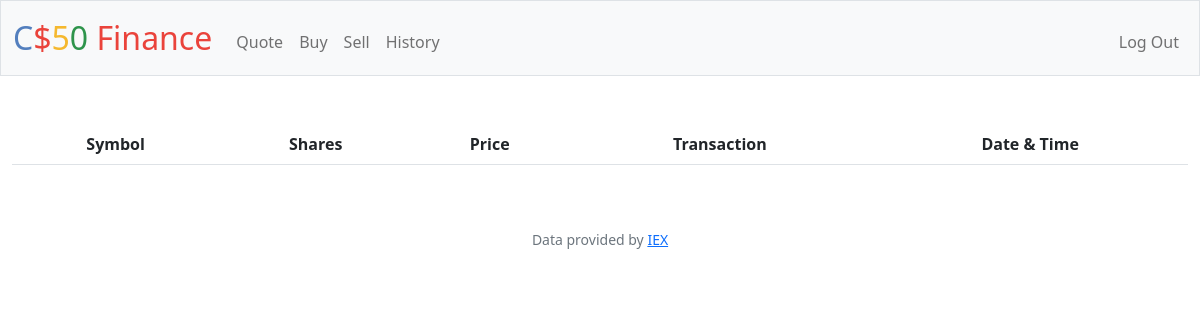
/history (signed in), run on an earlier commit of the app's database.
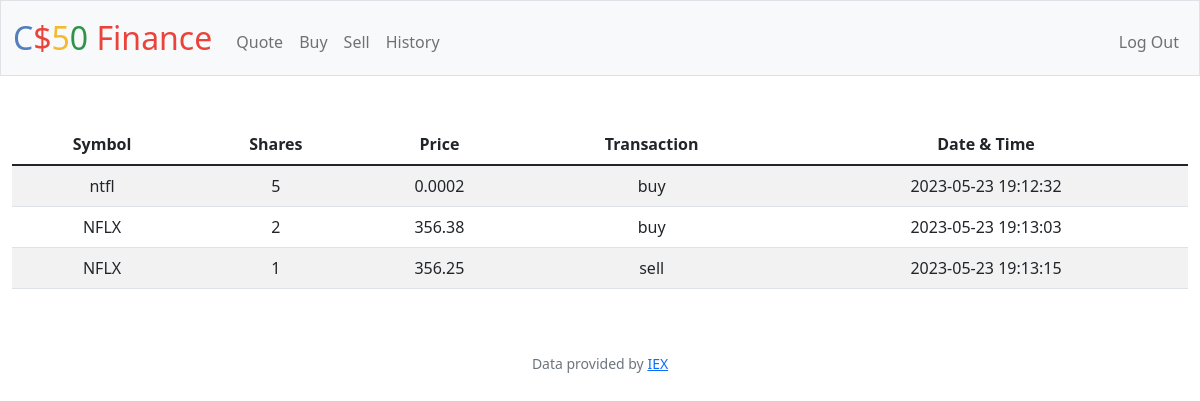
And on a later commit of the database.
### tables this page shows
CREATE TABLE history (
    username_id INTEGER NOT NULL,
    symbol TEXT NOT NULL,
    transaction_type TEXT NOT NULL,
    shares INTEGER NOT NULL DEFAULT 0,
    price REAL NOT NULL,
    history TIMESTAMP DEFAULT CURRENT_TIMESTAMP,
    FOREIGN KEY (username_id) REFERENCES users(id)
);

### app.py (the view)
@app.route("/history")
@login_required
def history():
    current_user = session["user_id"]
    history_transactions = db.execute(
        "SELECT symbol, transaction_type, shares, price, history FROM history WHERE username_id = ?", current_user)
    if not history:
        return apology("No history")
    return render_template("history.html", history_transactions=history_transactions)

### app.py (called while the page is built)
@app.after_request
def after_request(response):
    response.headers["Cache-Control"] = "no-cache, no-store, must-revalidate"
    response.headers["Expires"] = 0
    response.headers["Pragma"] = "no-cache"
    return response

### helpers.py (called while the page is built)
def login_required(f):
    @wraps(f)
    def decorated_function(*args, **kwargs):
        if session.get("user_id") is None:
            return redirect("/login")
        return f(*args, **kwargs)
    return decorated_function

### templates/history.html (shortened to what this page needs)
{% extends "layout.html" %}
{% block main %}
    <table class="table table-striped">
        <thead>
            <tr>
                <th scope="col">Symbol</th>
                <th scope="col">Shares</th>
                <th scope="col">Price</th>
                <th scope="col">Transaction</th>
                <th scope="col">Date & Time</th>
            </tr>
        </thead>
        <tbody>
            {% for hist in history_transactions %}
                <tr>
                    <td>{{ hist.symbol }}</td>
                    <td>{{ hist.shares }}</td>
                    <td>{{ hist.price }}</td>
                    <td>{{ hist.transaction_type }}</td>
                    <td>{{ hist.history }}</td>
                </tr>
            {% endfor %}
        </tbody>
    </table>
{% endblock %}

What changed in the data, as far as the page shows it:
added history: symbol "ntfl", shares "5", price "0.0002", transaction_type "buy", history "2023-05-23 19:12:32"
added history: symbol "NFLX", shares "2", price "356.38", transaction_type "buy", history "2023-05-23 19:13:03"
added history: symbol "NFLX", shares "1", price "356.25", transaction_type "sell", history "2023-05-23 19:13:15"
